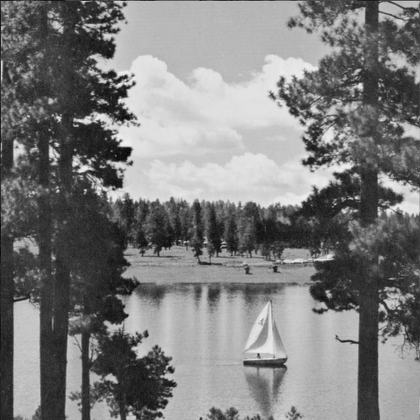
%> input picture LAKE.TIF, 420 x 420 px, shrunk from 512 x 512 before the run
$ octave DCTtransform.m   (GNU Octave 9; MATLAB toolbox functions it lacks are replaced by stand-ins)
%> lines starting %> are read from the running program, lines starting %| are printed output that depends on the picture
### create_mat_dct.m
function [ output ] = create_mat_dct ()
	%function to create an n-point dct matrix
	point = 8;
	%dct_matrix = zeros ( point, point )
	for i2 = 1 : point
		dct_matrix ( 1, i2 ) = 1 / sqrt ( point );
	end
	for i1 = 2 : point
		for i2 = 1 : point
			dct_matrix ( i1, i2 ) = sqrt ( 2 / point ) * cos (( pi * ( 2 * i2 - 1 ) * ( i1 - 1 ) ) / ( 2 * point ));
		end
	end
	output = dct_matrix;

	verification = dctmtx ( 8 );
	%They both are the exact same

end

### DCTtransform.m
lake = 'LAKE.TIF';
lake_data = imread ( lake );
%> lake_data is the input picture: size 420x420 uint8; min 9, max 244, mean 124.7
lake_size = size ( lake_data );
%> lake_size = [420 420]

transform = create_mat_dct;
q_matrix = [ 16, 11, 10, 16, 24, 40, 51, 61;
             12, 12, 14, 19, 26, 58, 60, 55;
             14, 13, 16, 24, 40, 57, 69, 65;
             14, 17, 22, 29, 51, 87, 80, 62;
             18, 22, 37, 56, 68, 109, 103, 77;
             24, 35, 55, 64, 81, 104, 113, 92;
             49, 64, 78, 87, 103, 121, 120, 101;
             72, 92, 95, 98, 112, 100, 103, 99 ];
comp_factor = 2;

row = 1;
column  = 1;
counter_row = lake_size ( 1 ) / 8;
%> counter_row = 52.5
counter_column = lake_size ( 2 ) / 8;
%> counter_column = 52.5
for count1 = 1 : counter_row
	row = 8 * ( count1 - 1 ) + 1;
	for count2 = 1 : counter_column
		column = 8 * ( count2 - 1 ) + 1;
		subwindow =  double ( lake_data ( row : row + 7, column : column + 7 ) );
		%subwindow = imshow ( subwindow );
		dct_image = myDCT ( subwindow, transform );
		quant_image = myDCT_quantization ( dct_image, q_matrix, comp_factor );
		%dequant_image = myDCT_dequantization ( quant_image, q_matrix, comp_factor );
		%idct_image = myIDCT ( dequant_image, transform );
		result ( row : row + 7 , column : column + 7 ) = quant_image;

	end
end
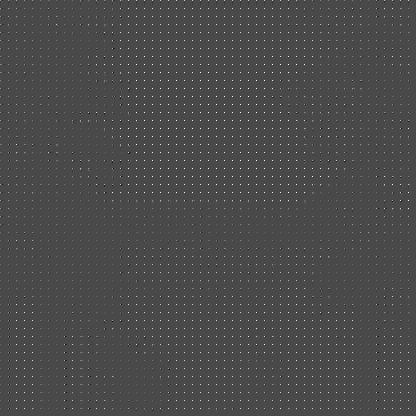
%> result: size 416x416 double; min -23, max 57, mean 0.5; drawn with min black and max white

result = uint8 ( result );
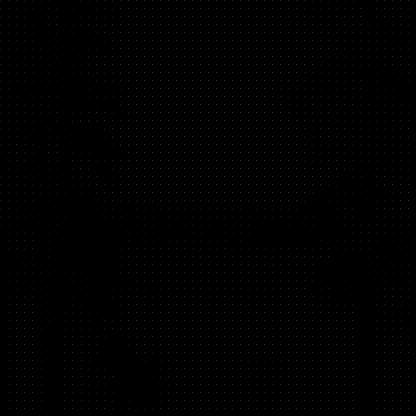
%> result: size 416x416 uint8; min 0, max 57, mean 0.6

$ run again, with 10.jpg saved as LAKE.TIF
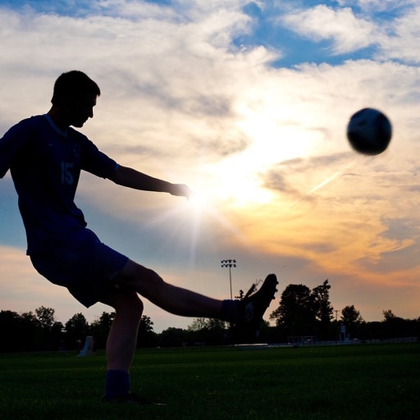
%> input picture 10.jpg, 420 x 420 px, shrunk from 512 x 512 before the run
%> lake_data is the input picture: size 420x420x3 uint8; mean R, G, B 128, 122.4, 115.2
%> after the loop `for count1 = 1 : counter_row`:
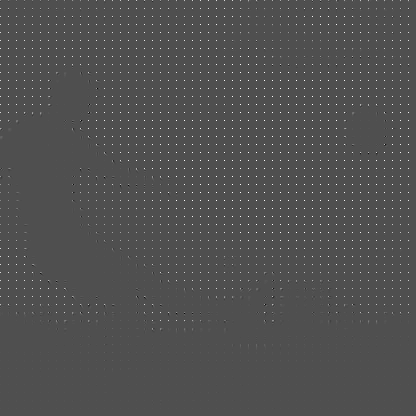
%> result: size 416x416 double; min -29, max 64, mean 0.5; drawn with min black and max white

$ run again, with 11.jpg saved as LAKE.TIF
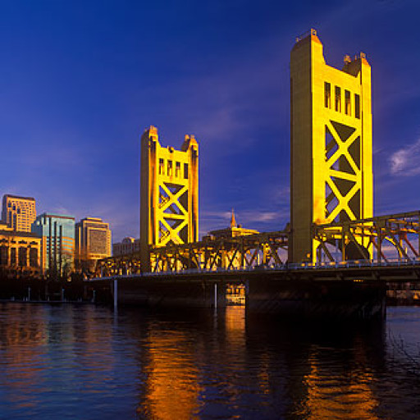
%> input picture 11.jpg, 420 x 420 px, shrunk from 512 x 512 before the run
%> lake_data is the input picture: size 420x420x3 uint8; mean R, G, B 66.8, 61.3, 79.6
%> after the loop `for count1 = 1 : counter_row`:
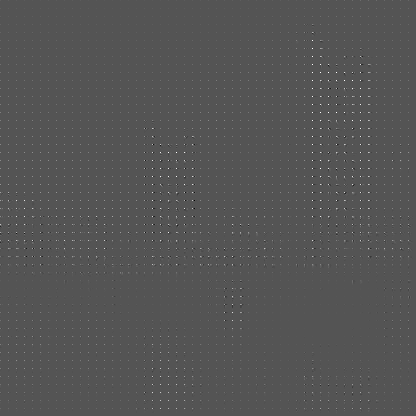
%> result: size 416x416 double; min -31, max 63, mean 0.3; drawn with min black and max white
